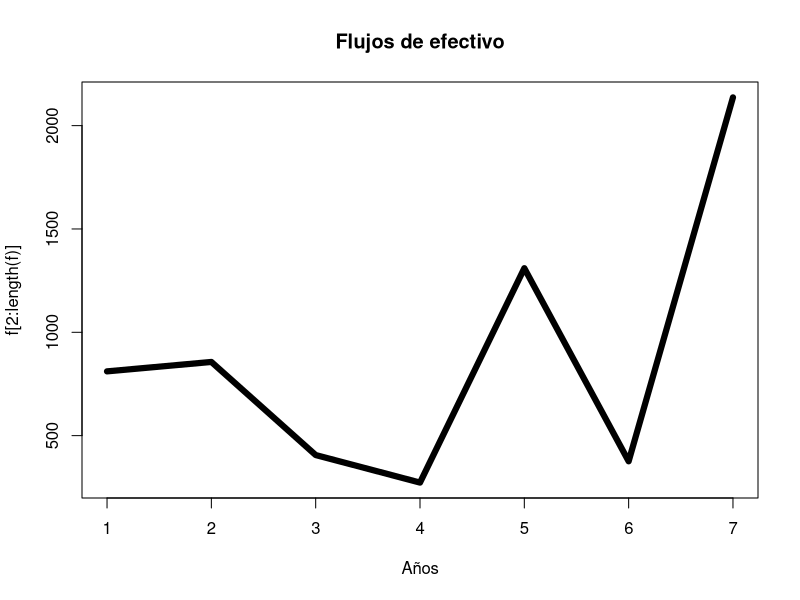

The R source for this figure:
## ---- chunk 1
knitr::opts_chunk$set(echo = TRUE)
## ---- chunk 2
flujo_de_efectivo <- c(-100, 30, 40, 25, 56, 23) 
exponente <- 0:(length(flujo_de_efectivo)-1)

# calcular el VAN 
k<- 0.5

van <- sum(flujo_de_efectivo / (1 + k) ** exponente)
van
## ---- chunk 3
tir <- uniroot(function(r) sum(flujo_de_efectivo / ((1+r) ** exponente)) - van, interval = c(0, 1))$root
tir
## ---- chunk 4
set.seed(7)
fj <- rexp(8, 1/500); fj
fj <- c(-1000)+fj

f <- c(-20000, 1000, 7000, 11000, 14000)

van_tir <- function(flujo_de_efectivo, k) {
  exponente <- 0:(length(flujo_de_efectivo)-1)
  van <- sum(flujo_de_efectivo / (1 + k) ** exponente)
  tir <- uniroot(function(r) sum(flujo_de_efectivo / ((1+r) ** exponente)) - van, interval = c(0, 1))$root
  
  return(paste(van, tir))

}

van_tir(f, 0.17)
## ---- chunk 5
flujo_de_efectivo <- c(-100, 30, 40, 25, 56, 23) 

flujo_de_efectivo <- c(-20000, 1000, 7000, 11000, 14000)
exponente <- 0:(length(flujo_de_efectivo)-1)

# calcular el VAN 
k<- 0.11


van <- sum(flujo_de_efectivo / (1 + k) ** exponente);van


fc <- flujo_de_efectivo[2:length(flujo_de_efectivo)]
e <- 1:(length(fc))

tir <- uniroot(function(r) sum(fc / ((1+r) ** e)) + flujo_de_efectivo[1], interval = c(0, 1))$root; tir

## ---- chunk 6

fj <- c(-20000, 1000, 7000, 11000, 14000)

VAN_TIR <- function (flujo_de_efectivo, k) {
  
  exponente <- 0:(length(flujo_de_efectivo)-1)
  van <- sum(flujo_de_efectivo / (1 + k) ** exponente)
  
  fc <- flujo_de_efectivo[2:length(flujo_de_efectivo)]
  e <- 1:(length(fc))
  tir <- uniroot(function(r) sum(fc / ((1+r) ** e)) + flujo_de_efectivo[1], interval = c(0, 1))$root
  van<-round(van,4); #tir<-round(tir,4)
  return(paste('VAN=',van,' ','TIR=',tir))
}


VAN_TIR(fj, 0.19)
## ---- chunk 7
set.seed(7)
f <- rexp(8, 1/500); f
f[1]<--3000
f
VAN_TIR(f,0.16)

flujos <- c(-100000, 30000, 40000, 50000, 20000)

VAN_TIR(f, 0.16)
## ---- chunk 8
plot(f[2:length(f)], type = 'l', lwd=6, main = 'Flujos de efectivo', xlab='Años' )
## ---- chunk 9
VAN_TIR(f,0.16)
